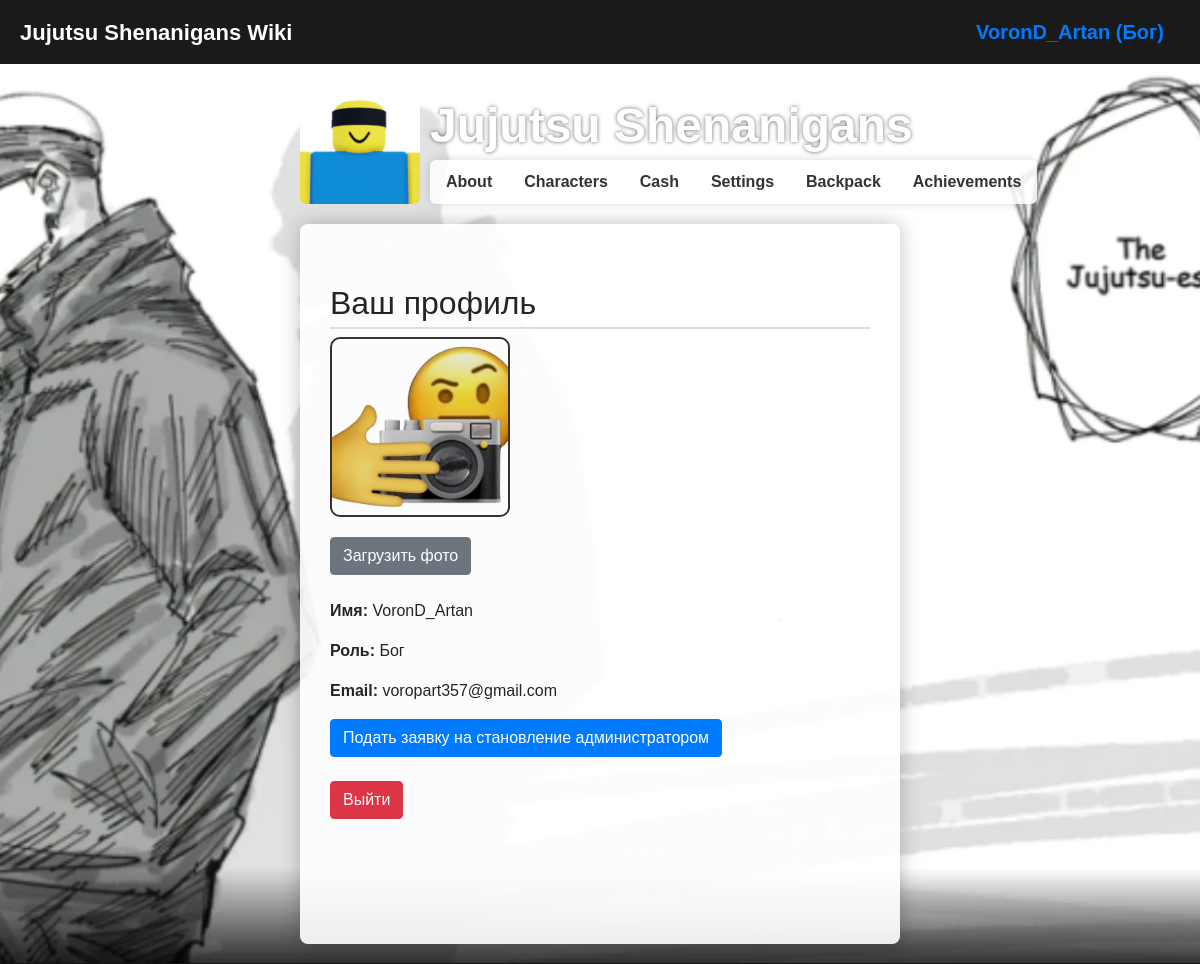
Screenshot of /profile (signed in) with the database file from the repository.
### data/users.py (models this page shows, shortened)
class User(SqlAlchemyBase, UserMixin):
    __tablename__ = 'users'
    id = sqlalchemy.Column(sqlalchemy.Integer, primary_key=True, autoincrement=True)
    name = sqlalchemy.Column(sqlalchemy.String, nullable=True)
    role = sqlalchemy.Column(sqlalchemy.String, default='Гость')
    about = sqlalchemy.Column(sqlalchemy.String, nullable=True)
    email = sqlalchemy.Column(sqlalchemy.String, index=True, unique=True, nullable=True)
    hashed_password = sqlalchemy.Column(sqlalchemy.String, nullable=True)
    created_date = sqlalchemy.Column(sqlalchemy.DateTime, default=datetime.datetime.now)

### app.py (the view)
@app.route('/profile')
@login_required
def profile():
    return render_template('profile.html', title = 'JJS Wiki Профиль =)', user=current_user)

### app.py (called while the page is built)
@login_manager.user_loader
def load_user(user_id):
    db_sess = db_session.create_session()
    return db_sess.get(User, user_id)

### data/db_session.py (called while the page is built)
def create_session() -> Session:
    global __factory
    return __factory()

### templates/profile.html
{% extends "base.html" %}
{% block content %}
<div role="main" class="page-wrapper">
    <main class="content">
         <h2>Ваш профиль</h2>
        <div style="margin-bottom: 20px;">
            {% if user.photo %}
                <img src="{{ url_for('static', filename='users_files/img/' + user.id + '_' + user.name) }}" alt="Фото профиля"
                     style="width: 180px; height: 180px; object-fit: cover; border-radius: 10px; border: 2px solid #333;">
            {% else %}
                <img src="{{ url_for('static', filename='img/emoji/takePhotoEmoji.png') }}" alt="Фото профиля"
                     style="width: 180px; height: 180px; object-fit: cover; border-radius: 10px; border: 2px solid #333;">
            {% endif %}
        </div>
        <a class="btn btn-secondary" href="/profile/download_photo">Загрузить фото</a>
        <br>
        <br>
        <p><strong>Имя:</strong> {{ user.name }}</p>
        <p><strong>Роль:</strong> {{ user.role }}</p>
        <p><strong>Email:</strong> {{ user.email }}</p>
        <a class="btn btn-primary" href="/profile/became_Admin">Подать заявку на становление администратором</a>
        <br>
        <br>
        <a class="btn btn-danger" href="/logout">Выйти</a>
    </main>
</div>
{% endblock %}

### templates/base.html (shortened to what this page needs)
<!doctype html>
<html lang="en">
    <head>
        <link rel="stylesheet"
            href="https://stackpath.bootstrapcdn.com/bootstrap/4.4.1/css/bootstrap.min.css"
>
        <link rel="stylesheet" type="text/css" href="{{ url_for('static', filename='css/base.css') }}">
    </head>
    <body>
        <header class="top-header">
            <div class="logo">Jujutsu Shenanigans Wiki</div>
            <div class="auth-block">
                {% if current_user.is_authenticated %}
                    <a class="navbar-brand" href="/profile">{{ current_user.name }} ({{ current_user.role }})</a>
                {% else %}
                    <p>
                        <a class="btn btn-primary " href="/register">Зарегистрироваться</a>
                        <a class="btn btn-success" href="/login">Войти</a>
                    </p>
                {% endif %}
            </div>
        </header>
        <div class="top-nav-wrapper">
            <div class="top-nav-left">
                <a href="/secrets/authors">
                    <img src="{{ url_for('static', filename='img/JJS_Logo.png') }}" class="top-nav-logo">
                </a>
            </div>
            <div class="top-nav-right">
                <a href="https://www.roblox.com/share?code=01ed5e6f47adff4386d0817d65920e03&type=ExperienceDetails&stamp=1778410009790" class="top-nav-title">Jujutsu Shenanigans</a>
                <nav class="top-nav">
                    <ul class="nav-list">
                        <li class="dropdown">
                            <a href="/about" class="dropdown-link">About</a>
                        </li>
                    </ul>
                    <ul class="nav-list">
                        <li class="dropdown">
                            <a href="/characters" class="dropdown-link">Characters</a>
                        </li>
                    </ul>
                    <ul class="nav-list">
                        <li class="dropdown">
                            <a href="/cash" class="dropdown-link">Cash</a>
                        </li>
                    </ul>
                    <ul class="nav-list">
                        <li class="dropdown">
                            <a href="/settings" class="dropdown-link">Settings</a>
                        </li>
                    </ul>
                    <ul class="nav-list">
                        <li class="dropdown">
                            <a href="/backpack" class="dropdown-link">Backpack</a>
                        </li>
                    </ul>
                    <ul class="nav-list">
                        <li class="dropdown">
                            <a href="/achievements" class="dropdown-link">Achievements</a>
                        </li>
                    </ul>
                </nav>
            </div>
        </div>
        {% block content %}{% endblock %}
    </body>
</html>

### static/css/base.css (style rules this page uses)
body { background-color: #efeae7; background: url("../img/JJS_MainPage.png") no-repeat center center fixed; background-size: cover; margin: 0; padding: 0; font-family: Arial, sans-serif; }
.top-header { background: #1a1a1a; color: white; padding: 12px 20px; font-size: 22px; font-weight: bold; display: flex; justify-content: space-between; align-items: center; }
.auth-block { display: flex; align-items: center; gap: 12px; }
.top-nav-wrapper { width: 50%; margin: 20px auto 0 auto; display: flex; align-items: flex-center; gap: 10px; }
.top-nav-left { display: flex; align-items: flex-start; }
.top-nav-logo { height: 120px; width: auto; border-radius: 6px; }
.top-nav-right { height: 120px; display: flex; flex-direction: column; justify-content: flex-end; }
.top-nav-title { font-size: 48px; font-weight: 700; color: white; text-decoration: none; text-shadow: 0 0 4px rgba(0,0,0,0.6); line-height: 1; margin: 0 0 10px 0; }
.top-nav { display: flex; gap: 20px; padding: 6px 10px; background: rgba(255, 255, 255, 0.85); border-radius: 6px; box-shadow: 0 0 10px rgba(0,0,0,0.15); font-weight: 600; }
.top-nav a { color: #333; text-decoration: none; font-size: 16px; line-height: 1; }
.page-wrapper { width: 50%; height: 90vh; margin: 20px auto; display: flex; background: rgba(255, 255, 255, 0.9); border-radius: 8px; overflow: hidden; box-shadow: 0 0 20px rgba(0,0,0,0.25); }
.content { width: 100%; padding: 30px; overflow-y: auto; }
h2 { margin-top: 30px; border-bottom: 2px solid #ddd; padding-bottom: 5px; }
.nav-list { display: flex; gap: 20px; list-style: none; margin: 0; padding: 0; }
.nav-list > li > a, .dropdown-link { text-decoration: none; color: #333; font-size: 16px; padding: 8px 6px; display: inline-block; }
.dropdown { position: relative; }

### rows the page displays
User: name "VoronD_Artan", role "Бог", email "voropart357@gmail.com"
